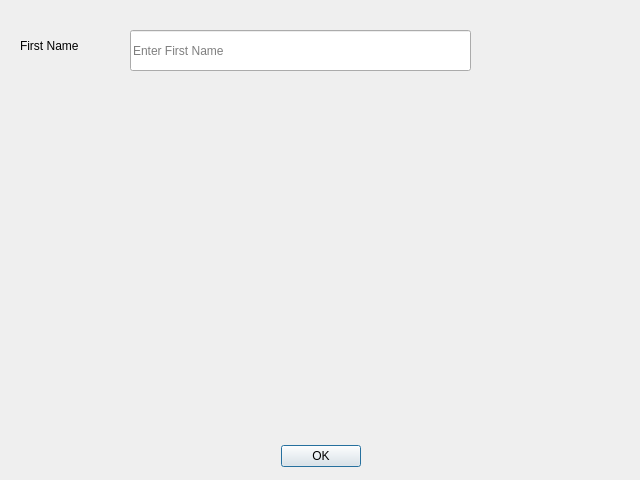
<?xml version="1.0" encoding="UTF-8"?>
<ui version="4.0">
 <class>DialogBree</class>
 <widget class="QDialog" name="DialogBree">
  <property name="enabled">
   <bool>true</bool>
  </property>
  <property name="geometry">
   <rect>
    <x>0</x>
    <y>0</y>
    <width>640</width>
    <height>480</height>
   </rect>
  </property>
  <property name="windowTitle">
   <string>Bree's Dialog</string>
  </property>
  <widget class="QDialogButtonBox" name="ButtonBoxBree">
   <property name="geometry">
    <rect>
     <x>10</x>
     <y>440</y>
     <width>621</width>
     <height>32</height>
    </rect>
   </property>
   <property name="orientation">
    <enum>Qt::Orientation::Horizontal</enum>
   </property>
   <property name="standardButtons">
    <set>QDialogButtonBox::StandardButton::Ok</set>
   </property>
   <property name="centerButtons">
    <bool>true</bool>
   </property>
  </widget>
  <widget class="QLineEdit" name="LineEditName">
   <property name="geometry">
    <rect>
     <x>130</x>
     <y>30</y>
     <width>341</width>
     <height>41</height>
    </rect>
   </property>
   <property name="toolTip">
    <string>Enter your first name</string>
   </property>
   <property name="toolTipDuration">
    <number>5</number>
   </property>
   <property name="maxLength">
    <number>20</number>
   </property>
   <property name="placeholderText">
    <string>Enter First Name</string>
   </property>
  </widget>
  <widget class="QLabel" name="LabelName">
   <property name="geometry">
    <rect>
     <x>20</x>
     <y>30</y>
     <width>91</width>
     <height>31</height>
    </rect>
   </property>
   <property name="text">
    <string>First Name</string>
   </property>
  </widget>
 </widget>
 <resources/>
 <connections>
  <connection>
   <sender>ButtonBoxBree</sender>
   <signal>accepted()</signal>
   <receiver>DialogBree</receiver>
   <slot>accept()</slot>
   <hints>
    <hint type="sourcelabel">
     <x>248</x>
     <y>254</y>
    </hint>
    <hint type="destinationlabel">
     <x>157</x>
     <y>274</y>
    </hint>
   </hints>
  </connection>
  <connection>
   <sender>ButtonBoxBree</sender>
   <signal>rejected()</signal>
   <receiver>DialogBree</receiver>
   <slot>reject()</slot>
   <hints>
    <hint type="sourcelabel">
     <x>316</x>
     <y>260</y>
    </hint>
    <hint type="destinationlabel">
     <x>286</x>
     <y>274</y>
    </hint>
   </hints>
  </connection>
 </connections>
</ui>
